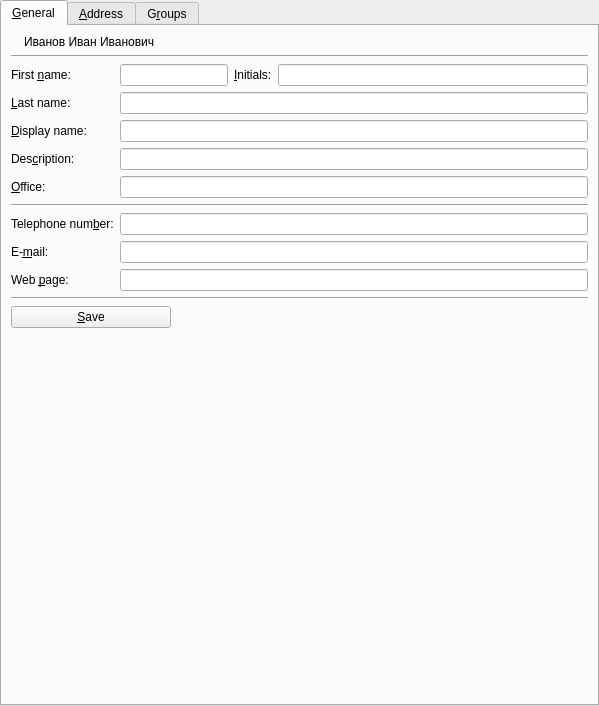
<?xml version="1.0" encoding="UTF-8"?>
<ui version="4.0">
 <class>UserProperties</class>
 <widget class="QTabWidget" name="UserProperties">
  <property name="geometry">
   <rect>
    <x>0</x>
    <y>0</y>
    <width>599</width>
    <height>706</height>
   </rect>
  </property>
  <property name="currentIndex">
   <number>0</number>
  </property>
  <widget class="QWidget" name="generalTab">
   <attribute name="title">
    <string>&amp;General</string>
   </attribute>
   <layout class="QGridLayout" name="gridLayout">
    <item row="0" column="0" colspan="4">
     <layout class="QHBoxLayout" name="horizontalLayout">
      <item>
       <widget class="QLabel" name="img">
        <property name="sizePolicy">
         <sizepolicy hsizetype="Minimum" vsizetype="Minimum">
          <horstretch>0</horstretch>
          <verstretch>0</verstretch>
         </sizepolicy>
        </property>
        <property name="text">
         <string/>
        </property>
        <property name="pixmap">
         <pixmap resource="resources.qrc">:/icons/user-normal.png</pixmap>
        </property>
       </widget>
      </item>
      <item>
       <widget class="QLabel" name="name">
        <property name="sizePolicy">
         <sizepolicy hsizetype="MinimumExpanding" vsizetype="Preferred">
          <horstretch>0</horstretch>
          <verstretch>0</verstretch>
         </sizepolicy>
        </property>
        <property name="text">
         <string>Иванов Иван Иванович</string>
        </property>
       </widget>
      </item>
     </layout>
    </item>
    <item row="1" column="0" colspan="5">
     <widget class="Line" name="line">
      <property name="orientation">
       <enum>Qt::Horizontal</enum>
      </property>
     </widget>
    </item>
    <item row="3" column="0">
     <widget class="QLabel" name="firstNameLabel">
      <property name="text">
       <string>First &amp;name:</string>
      </property>
      <property name="buddy">
       <cstring>firstNameEdit</cstring>
      </property>
     </widget>
    </item>
    <item row="3" column="1" colspan="2">
     <widget class="QLineEdit" name="firstNameEdit"/>
    </item>
    <item row="3" column="3">
     <widget class="QLabel" name="initialsLabel">
      <property name="text">
       <string>&amp;Initials:</string>
      </property>
      <property name="buddy">
       <cstring>initialsEdit</cstring>
      </property>
     </widget>
    </item>
    <item row="3" column="4">
     <widget class="QLineEdit" name="initialsEdit"/>
    </item>
    <item row="4" column="0">
     <widget class="QLabel" name="lastNameLabel">
      <property name="text">
       <string>&amp;Last name:</string>
      </property>
      <property name="buddy">
       <cstring>lastNameEdit</cstring>
      </property>
     </widget>
    </item>
    <item row="4" column="1" colspan="4">
     <widget class="QLineEdit" name="lastNameEdit"/>
    </item>
    <item row="5" column="0">
     <widget class="QLabel" name="displayNameLabel">
      <property name="text">
       <string>&amp;Display name:</string>
      </property>
      <property name="buddy">
       <cstring>lastNameEdit</cstring>
      </property>
     </widget>
    </item>
    <item row="5" column="1" colspan="4">
     <widget class="QLineEdit" name="displayNameEdit"/>
    </item>
    <item row="6" column="0">
     <widget class="QLabel" name="descriptionLabel">
      <property name="text">
       <string>Des&amp;cription:</string>
      </property>
      <property name="buddy">
       <cstring>lastNameEdit</cstring>
      </property>
     </widget>
    </item>
    <item row="6" column="1" colspan="4">
     <widget class="QLineEdit" name="descriptionEdit"/>
    </item>
    <item row="7" column="0">
     <widget class="QLabel" name="officeLabel">
      <property name="text">
       <string>&amp;Office:</string>
      </property>
      <property name="buddy">
       <cstring>lastNameEdit</cstring>
      </property>
     </widget>
    </item>
    <item row="7" column="1" colspan="4">
     <widget class="QLineEdit" name="officeEdit"/>
    </item>
    <item row="8" column="0" colspan="5">
     <widget class="Line" name="line_2">
      <property name="orientation">
       <enum>Qt::Horizontal</enum>
      </property>
     </widget>
    </item>
    <item row="9" column="0">
     <widget class="QLabel" name="telephoneLabel">
      <property name="text">
       <string>Telephone num&amp;ber:</string>
      </property>
      <property name="buddy">
       <cstring>lastNameEdit</cstring>
      </property>
     </widget>
    </item>
    <item row="9" column="1" colspan="4">
     <widget class="QLineEdit" name="telephoneEdit"/>
    </item>
    <item row="10" column="0">
     <widget class="QLabel" name="emailLabel">
      <property name="text">
       <string>E-&amp;mail:</string>
      </property>
      <property name="buddy">
       <cstring>lastNameEdit</cstring>
      </property>
     </widget>
    </item>
    <item row="10" column="1" colspan="4">
     <widget class="QLineEdit" name="emailEdit"/>
    </item>
    <item row="11" column="1" colspan="4">
     <widget class="QLineEdit" name="webPageEdit"/>
    </item>
    <item row="12" column="0" colspan="5">
     <widget class="Line" name="line_3">
      <property name="orientation">
       <enum>Qt::Horizontal</enum>
      </property>
     </widget>
    </item>
    <item row="13" column="0" colspan="2">
     <widget class="QPushButton" name="saveButton">
      <property name="text">
       <string>&amp;Save</string>
      </property>
     </widget>
    </item>
    <item row="14" column="2">
     <spacer name="verticalSpacer">
      <property name="orientation">
       <enum>Qt::Vertical</enum>
      </property>
      <property name="sizeHint" stdset="0">
       <size>
        <width>20</width>
        <height>193</height>
       </size>
      </property>
     </spacer>
    </item>
    <item row="11" column="0">
     <widget class="QLabel" name="webPageLabel">
      <property name="text">
       <string>Web &amp;page:</string>
      </property>
      <property name="buddy">
       <cstring>lastNameEdit</cstring>
      </property>
     </widget>
    </item>
   </layout>
  </widget>
  <widget class="QWidget" name="addressTab">
   <attribute name="title">
    <string>&amp;Address</string>
   </attribute>
  </widget>
  <widget class="QWidget" name="tab">
   <attribute name="title">
    <string>G&amp;roups</string>
   </attribute>
  </widget>
 </widget>
 <resources>
  <include location="../resources.qrc"/>
 </resources>
 <connections/>
</ui>
